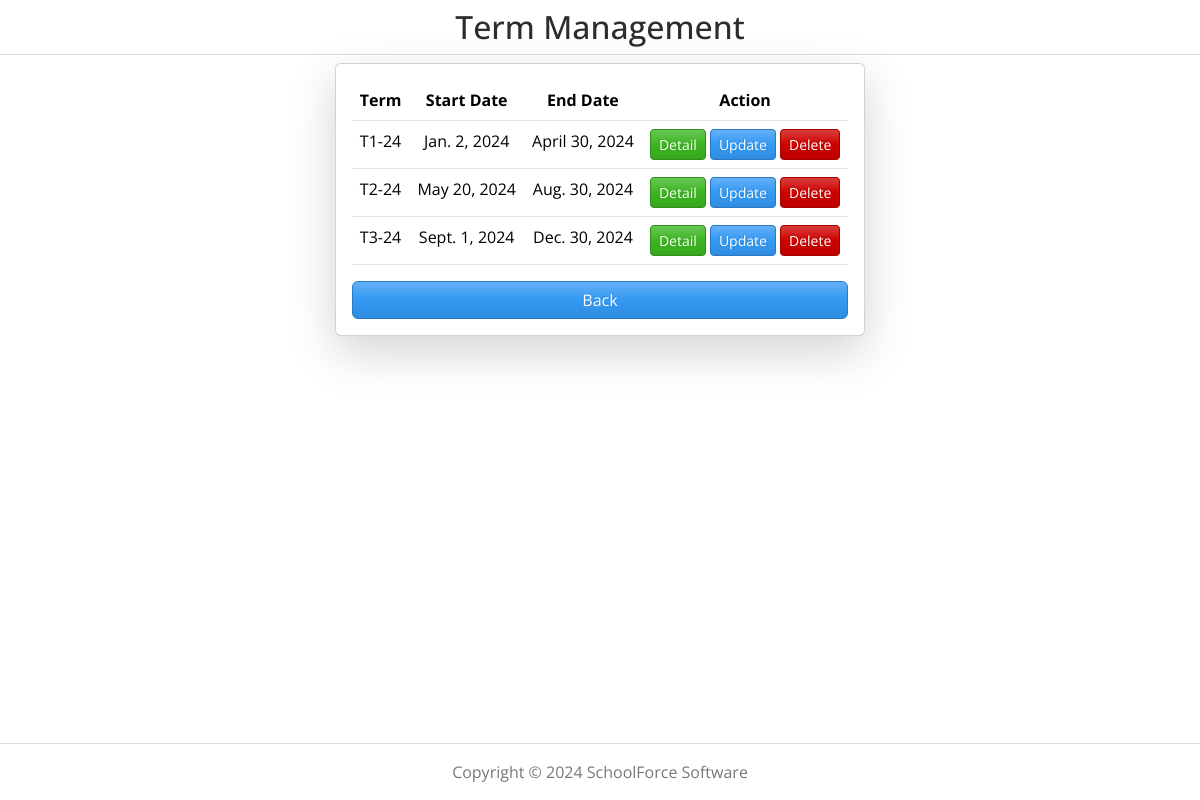
Page /term_list/ (signed in) on the earlier database version.
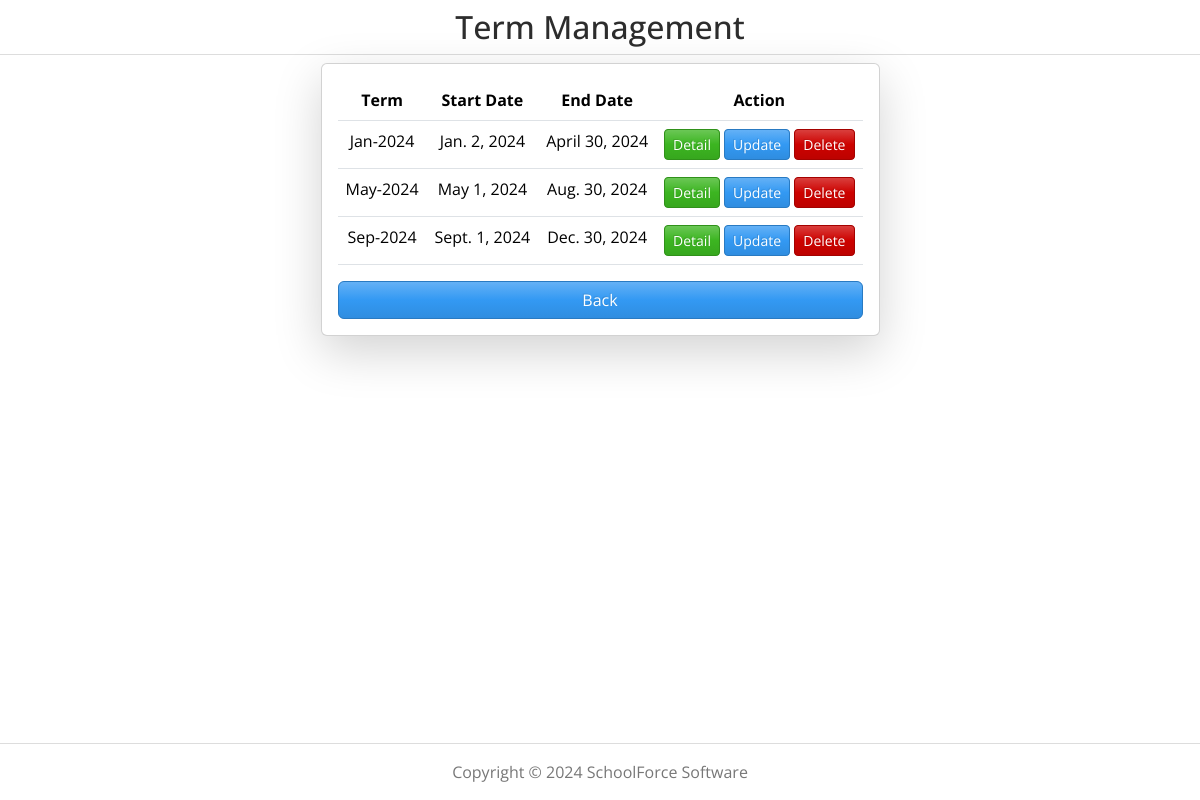
Same page on the later database version.
### cmsmain/models.py (models this page shows, shortened)
class Term(models.Model):
    term_code = models.CharField(max_length=20, unique=True)
    start_date = models.DateField()
    end_date = models.DateField()

### cmsmain/views.py (the view)
# urls.py: path('term_list/', views.TermListView.as_view(), name='term_list'),
@method_decorator(login_required, name='dispatch')
class TermListView(ListView):
    model = Term
    template_name = 'app_term/term_list.html'

### cmsmain/templates/app_term/term_list.html
{% extends 'cmsmain/base.html' %}
{% load static %}
{% block content %}
<h2 class="text-center mt-2">Term Management</h2>
<hr class="mt-0 mb-2">
<div class="d-flex justify-content-center">
    <div class="row">
        <div class="col col-md">
            <div class="card card-body shadow-lg bg-body rounded">
                <table class="table">
                    <tr>
                        <th> Term</th>
                        <th> Start Date</th>
                        <th> End Date</th>
                        <th> Action</th>
                    </tr>
                    {% for term in term_list %}
                        <tr>
                            <td> {{term.term_code}} </td>
                            <td> {{term.start_date}} </td>
                            <td> {{term.end_date}} </td>
                            <td>
                                <a class="btn btn-success btn-sm" href="{% url 'term_detail' term.id %}">Detail</a>
                                <a class="btn btn-info btn-sm" href="{% url 'term_update' term.id %}">Update</a>
                                <a class="btn btn-danger btn-sm" href="{% url 'term_delete' term.id %}">Delete</a>
                            </td>
                        </tr>
                    {% endfor %}
                </table>
                <a class="btn btn-info" href="{% url 'custom_page' %}">Back</a>
            </div>
        </div>
    </div>
</div>
{% endblock %}

### cmsmain/templates/cmsmain/base.html (shortened to what this page needs)
{% load static %}
<!DOCTYPE html>
<html lang="en">
    <head>
        <link rel="stylesheet" href="https://cdnjs.cloudflare.com/ajax/libs/font-awesome/6.5.1/css/all.min.css"/>
        <link href="{% static 'css/bootstrap.min.css' %}" rel="stylesheet">
    </head>
    <body class="wrapper">
        <div class="main-content text-center">
            {% block content %}
            {% endblock %}
        </div>
        <footer>
            <div class="text-center py-3">
                <hr />
                <span>
                    Copyright &copy; <script>document.write(new Date().getFullYear())</script>  SchoolForce Software
                </span>
            </div>
        </footer>
    </body>
</html>

### cmsmain/templates/cmsmain/base.html (style rules this page uses)
.wrapper { min-height: 100vh; display: flex; flex-direction: column; }
.main-content { flex: 1; }
table tr th { font-size: 16px; font-weight: bold; }

Differences in the rows shown:
changed Term: term_code "T1-24" → "Jan-2024"
changed Term: term_code "T2-24" → "May-2024"; start_date "May 20, 2024" → "May 1, 2024"
changed Term: term_code "T3-24" → "Sep-2024"
